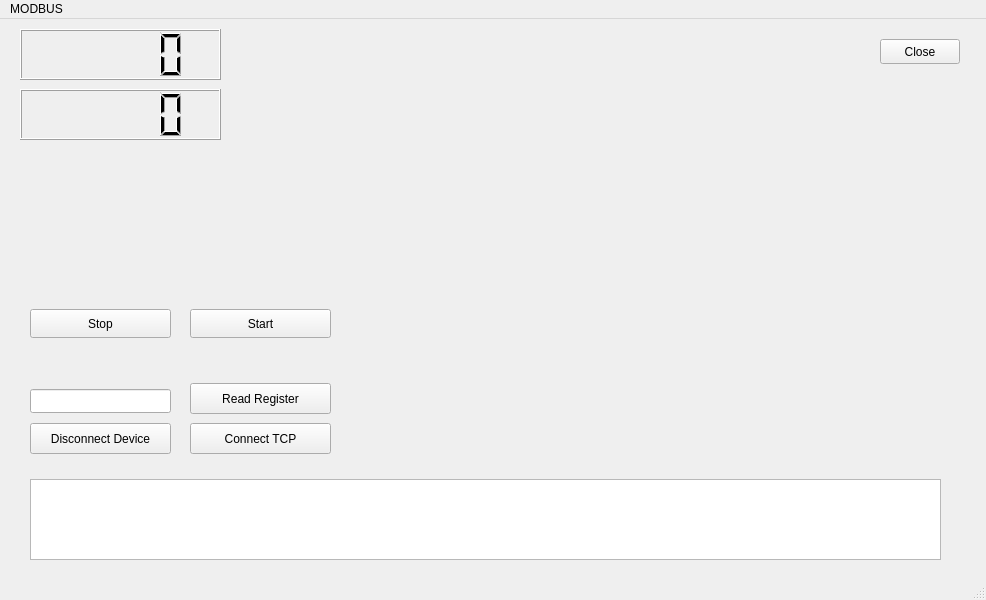
<?xml version="1.0" encoding="UTF-8"?>
<ui version="4.0">
 <class>MainWindow</class>
 <widget class="QMainWindow" name="MainWindow">
  <property name="geometry">
   <rect>
    <x>0</x>
    <y>0</y>
    <width>986</width>
    <height>600</height>
   </rect>
  </property>
  <property name="windowTitle">
   <string>MainWindow</string>
  </property>
  <widget class="QWidget" name="centralwidget">
   <widget class="QPushButton" name="pushButtonDisconnectDevice">
    <property name="geometry">
     <rect>
      <x>30</x>
      <y>404</y>
      <width>141</width>
      <height>31</height>
     </rect>
    </property>
    <property name="text">
     <string>Disconnect Device</string>
    </property>
   </widget>
   <widget class="QTextEdit" name="textEditLogs">
    <property name="geometry">
     <rect>
      <x>30</x>
      <y>460</y>
      <width>911</width>
      <height>81</height>
     </rect>
    </property>
   </widget>
   <widget class="QPushButton" name="pushButton_Read_Register">
    <property name="geometry">
     <rect>
      <x>190</x>
      <y>364</y>
      <width>141</width>
      <height>31</height>
     </rect>
    </property>
    <property name="text">
     <string>Read Register</string>
    </property>
   </widget>
   <widget class="QLineEdit" name="lineEdit_SetRegisterAdress">
    <property name="geometry">
     <rect>
      <x>30</x>
      <y>370</y>
      <width>141</width>
      <height>24</height>
     </rect>
    </property>
   </widget>
   <widget class="QPushButton" name="pushButton_Clouse">
    <property name="geometry">
     <rect>
      <x>880</x>
      <y>20</y>
      <width>80</width>
      <height>25</height>
     </rect>
    </property>
    <property name="text">
     <string>Close</string>
    </property>
   </widget>
   <widget class="QPushButton" name="pushButton_ConnectTCP">
    <property name="geometry">
     <rect>
      <x>190</x>
      <y>404</y>
      <width>141</width>
      <height>31</height>
     </rect>
    </property>
    <property name="text">
     <string>Connect TCP</string>
    </property>
   </widget>
   <widget class="QLCDNumber" name="lcdNumber_L2">
    <property name="geometry">
     <rect>
      <x>20</x>
      <y>10</y>
      <width>201</width>
      <height>51</height>
     </rect>
    </property>
   </widget>
   <widget class="QLCDNumber" name="lcdNumber_Freq">
    <property name="geometry">
     <rect>
      <x>20</x>
      <y>70</y>
      <width>201</width>
      <height>51</height>
     </rect>
    </property>
   </widget>
   <widget class="QPushButton" name="pushButton_Start">
    <property name="geometry">
     <rect>
      <x>190</x>
      <y>290</y>
      <width>141</width>
      <height>29</height>
     </rect>
    </property>
    <property name="text">
     <string>Start</string>
    </property>
   </widget>
   <widget class="QPushButton" name="pushButton_Stop">
    <property name="geometry">
     <rect>
      <x>30</x>
      <y>290</y>
      <width>141</width>
      <height>29</height>
     </rect>
    </property>
    <property name="text">
     <string>Stop</string>
    </property>
   </widget>
  </widget>
  <widget class="QMenuBar" name="menubar">
   <property name="geometry">
    <rect>
     <x>0</x>
     <y>0</y>
     <width>986</width>
     <height>25</height>
    </rect>
   </property>
   <widget class="QMenu" name="menuMODBUS">
    <property name="title">
     <string>MODBUS</string>
    </property>
   </widget>
   <addaction name="menuMODBUS"/>
  </widget>
  <widget class="QStatusBar" name="statusbar"/>
 </widget>
 <resources/>
 <connections/>
</ui>
